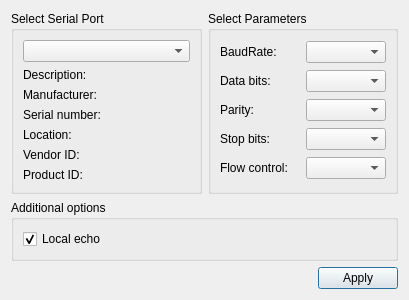
<?xml version="1.0" encoding="UTF-8"?>
<ui version="4.0">
 <class>SettingsDialog</class>
 <widget class="QDialog" name="SettingsDialog">
  <property name="geometry">
   <rect>
    <x>0</x>
    <y>0</y>
    <width>409</width>
    <height>296</height>
   </rect>
  </property>
  <property name="windowTitle">
   <string>Settings</string>
  </property>
  <layout class="QGridLayout" name="gridLayout_3">
   <item row="0" column="1">
    <widget class="QGroupBox" name="parametersBox">
     <property name="title">
      <string>Select Parameters</string>
     </property>
     <layout class="QGridLayout" name="gridLayout_2">
      <item row="0" column="0">
       <widget class="QLabel" name="baudRateLabel">
        <property name="text">
         <string>BaudRate:</string>
        </property>
       </widget>
      </item>
      <item row="0" column="1">
       <widget class="QComboBox" name="baudRateBox"/>
      </item>
      <item row="1" column="0">
       <widget class="QLabel" name="dataBitsLabel">
        <property name="text">
         <string>Data bits:</string>
        </property>
       </widget>
      </item>
      <item row="1" column="1">
       <widget class="QComboBox" name="dataBitsBox"/>
      </item>
      <item row="2" column="0">
       <widget class="QLabel" name="parityLabel">
        <property name="text">
         <string>Parity:</string>
        </property>
       </widget>
      </item>
      <item row="2" column="1">
       <widget class="QComboBox" name="parityBox"/>
      </item>
      <item row="3" column="0">
       <widget class="QLabel" name="stopBitsLabel">
        <property name="text">
         <string>Stop bits:</string>
        </property>
       </widget>
      </item>
      <item row="3" column="1">
       <widget class="QComboBox" name="stopBitsBox"/>
      </item>
      <item row="4" column="0">
       <widget class="QLabel" name="flowControlLabel">
        <property name="text">
         <string>Flow control:</string>
        </property>
       </widget>
      </item>
      <item row="4" column="1">
       <widget class="QComboBox" name="flowControlBox"/>
      </item>
     </layout>
    </widget>
   </item>
   <item row="0" column="0">
    <widget class="QGroupBox" name="selectBox">
     <property name="title">
      <string>Select Serial Port</string>
     </property>
     <layout class="QGridLayout" name="gridLayout">
      <item row="0" column="0">
       <widget class="QComboBox" name="serialPortInfoListBox"/>
      </item>
      <item row="1" column="0">
       <widget class="QLabel" name="descriptionLabel">
        <property name="text">
         <string>Description:</string>
        </property>
       </widget>
      </item>
      <item row="2" column="0">
       <widget class="QLabel" name="manufacturerLabel">
        <property name="text">
         <string>Manufacturer:</string>
        </property>
       </widget>
      </item>
      <item row="3" column="0">
       <widget class="QLabel" name="serialNumberLabel">
        <property name="text">
         <string>Serial number:</string>
        </property>
       </widget>
      </item>
      <item row="4" column="0">
       <widget class="QLabel" name="locationLabel">
        <property name="text">
         <string>Location:</string>
        </property>
       </widget>
      </item>
      <item row="5" column="0">
       <widget class="QLabel" name="vidLabel">
        <property name="text">
         <string>Vendor ID:</string>
        </property>
       </widget>
      </item>
      <item row="6" column="0">
       <widget class="QLabel" name="pidLabel">
        <property name="text">
         <string>Product ID:</string>
        </property>
       </widget>
      </item>
     </layout>
    </widget>
   </item>
   <item row="2" column="0" colspan="2">
    <layout class="QHBoxLayout" name="horizontalLayout">
     <item>
      <spacer name="horizontalSpacer">
       <property name="orientation">
        <enum>Qt::Horizontal</enum>
       </property>
       <property name="sizeHint" stdset="0">
        <size>
         <width>96</width>
         <height>20</height>
        </size>
       </property>
      </spacer>
     </item>
     <item>
      <widget class="QPushButton" name="applyButton">
       <property name="text">
        <string>Apply</string>
       </property>
      </widget>
     </item>
    </layout>
   </item>
   <item row="1" column="0" colspan="2">
    <widget class="QGroupBox" name="additionalOptionsGroupBox">
     <property name="title">
      <string>Additional options</string>
     </property>
     <layout class="QVBoxLayout" name="verticalLayout">
      <item>
       <widget class="QCheckBox" name="localEchoCheckBox">
        <property name="text">
         <string>Local echo</string>
        </property>
        <property name="checked">
         <bool>true</bool>
        </property>
       </widget>
      </item>
     </layout>
    </widget>
   </item>
  </layout>
 </widget>
 <resources/>
 <connections/>
</ui>
